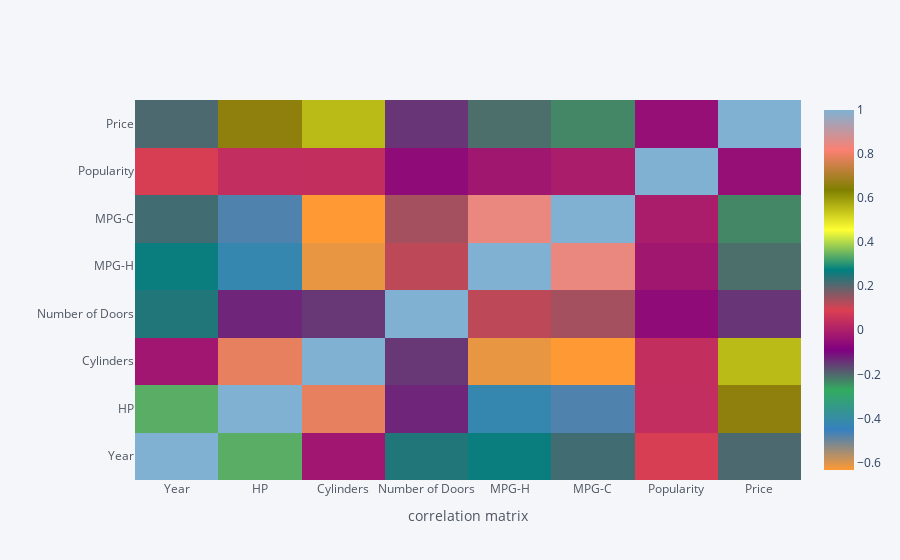

Notebook code for this chart:
### Code cell
df.corr().iplot(kind='heatmap',xTitle='correlation matrix')

### Figure 1 — Plotly figure (JSON) as saved in the notebook; plotly's stock layout.template omitted (floating-point values rounded to 4 significant figures)
{"data": [{"colorscale": [[0, "rgb(255, 153, 51)"], [0.1111, "rgb(55, 128, 191)"], [0.2222, "rgb(50, 171, 96)"], [0.3333, "rgb(128, 0, 128)"], [0.4444, "rgb(219, 64, 82)"], [0.5556, "rgb(0, 128, 128)"], [0.6667, "rgb(255, 255, 51)"], [0.7778, "rgb(128, 128, 0)"], [0.8889, "rgb(251, 128, 114)"], [1, "rgb(128, 177, 211)"]], "type": "heatmap", "x": ["Year", "HP", "Cylinders", "Number of Doors", "MPG-H", "MPG-C", "Popularity", "Price"], "y": ["Year", "HP", "Cylinders", "Number of Doors", "MPG-H", "MPG-C", "Popularity", "Price"], "z": [[1, 0.3373, -0.02667, 0.2462, 0.2656, 0.2201, 0.08658, 0.2094], [0.3373, 1, 0.7883, -0.1285, -0.4237, -0.4748, 0.04142, 0.659], [-0.02667, 0.7883, 1, -0.1476, -0.6147, -0.6345, 0.04271, 0.552], [0.2462, -0.1285, -0.1476, 1, 0.1169, 0.1374, -0.05898, -0.1456], [0.2656, -0.4237, -0.6147, 0.1169, 1, 0.8428, -0.02493, -0.2078], [0.2201, -0.4748, -0.6345, 0.1374, 0.8428, 1, -0.007238, -0.2327], [0.08658, 0.04142, 0.04271, -0.05898, -0.02493, -0.007238, 1, -0.04849], [0.2094, 0.659, 0.552, -0.1456, -0.2078, -0.2327, -0.04849, 1]], "zmax": 1, "zmin": -0.6345}], "layout": {"legend": {"bgcolor": "#F5F6F9", "font": {"color": "#4D5663"}}, "paper_bgcolor": "#F5F6F9", "plot_bgcolor": "#F5F6F9", "title": {"font": {"color": "#4D5663"}}, "xaxis": {"gridcolor": "#E1E5ED", "showgrid": true, "tickfont": {"color": "#4D5663"}, "title": {"font": {"color": "#4D5663"}, "text": "correlation matrix"}, "zerolinecolor": "#E1E5ED"}, "yaxis": {"gridcolor": "#E1E5ED", "showgrid": true, "tickfont": {"color": "#4D5663"}, "title": {"font": {"color": "#4D5663"}, "text": ""}, "zerolinecolor": "#E1E5ED"}}}
